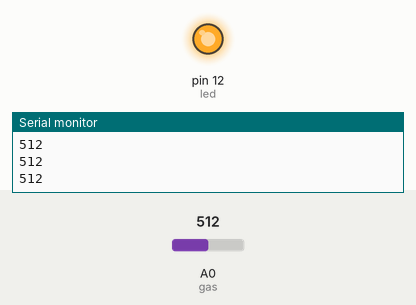
Recording of a sketch running on a simulated Arduino Uno, built with avr-gcc and run on an emulated ATmega328P. Parts: output pins drawn as LEDs (lit = HIGH), the last lines printed to the serial monitor. The inputs (shaded band) are chosen by the test bench; at power-on: A0 (gas) = 512.

Above: at 1.2 s.
1.3 s: A0 (gas) set to 482
At 2.4 s:
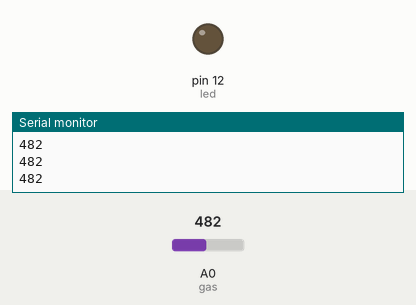
2.8 s: A0 (gas) set to 510
At 3.7 s:
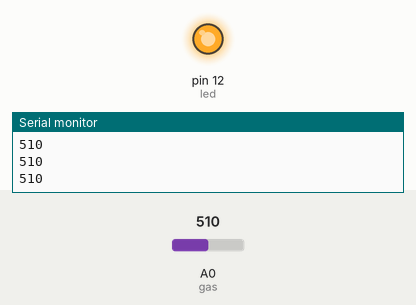
4.3 s: A0 (gas) set to 490
At 4.8 s:
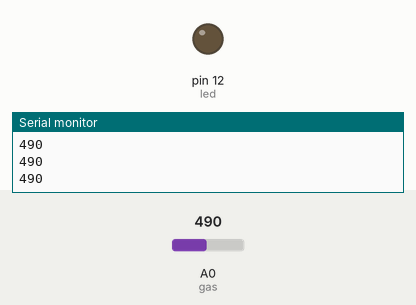
Timing chart, 0 to 7.3 s (numbered marks = the images above; inputs shaded):
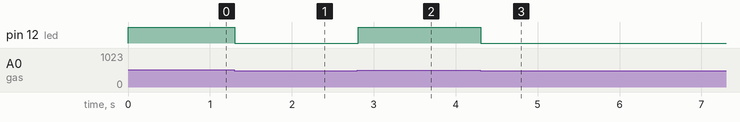

Measured:
- the behaviour switches between 501 and 500 on A0 (gas) (found by bisection; images 0 and 1)
- after the input at 1.3 s, pin 12 (led): HIGH → LOW at once
- after the input at 2.8 s, pin 12 (led): LOW → HIGH at once
- after the input at 4.3 s, pin 12 (led): HIGH → LOW at once

The sketch:

10.GASnotification_jul17.ino
```cpp
int led = 12;
int gas = A0;

void setup() {
  pinMode(led,OUTPUT);
  pinMode(gas, INPUT);
  Serial.begin(9600);
}

void loop() {
  int value = analogRead(gas);
  Serial.println(value);


  if(value>500)
  {
    digitalWrite(led, HIGH);
  }
  else
  {
    digitalWrite(led, LOW);
    }
}
```
